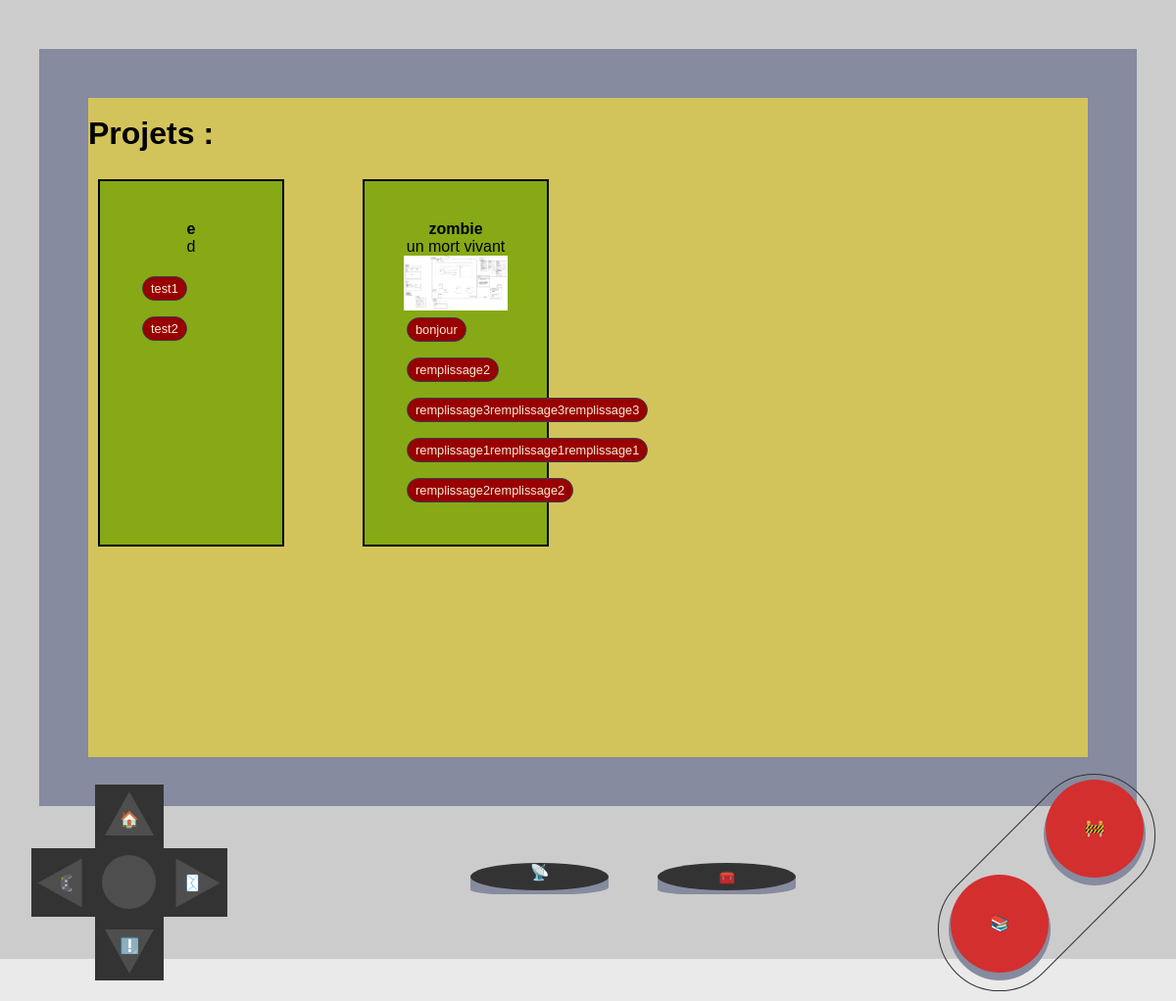
The app's page /projects.php with its own data.
### tables this page shows
CREATE TABLE project(
titre text,
description text,
lien text,
chemin_image text,
id_project integer primary key
);

CREATE TABLE tag(
titre text,
description text,
id_tag integer primary key
);

### core/View.php (called while the page is built, shortened)
<?php
final class View
{
  public static function render(string $template_name, array $data = []): string
  {
    $viewPath = __DIR__ . '/../www/partials/' . $template_name;
    return (string) ob_get_clean();
  }
}

### core/gestion_bdd.php (called while the page is built, shortened)
<?php
require "../model/gestionnaires.php";
class BDD {
    private static string $cheminDeLaBDD = '../data/database.db';
    static public function recupTagsDisponiblesDansBdd(){
        $connexionBaseDeDonnee = new SQLite3(BDD::$cheminDeLaBDD);
        $requete = "select * from tag";
        $resultat = $connexionBaseDeDonnee->query($requete);
        $gestionnaire = new M\GestionnaireTags();
        while ($row = $resultat->fetchArray(SQLITE3_ASSOC)) {
            $unTagDisponible = new M\Tag($row['id_tag'], $row['titre'], $row['description']);
            $gestionnaire->ajouterTag($unTagDisponible);
        }
        return $gestionnaire;
    }
    static public function recupRelationsTagsProjectsDansBdd(){
        $connexionBaseDeDonnee = new SQLite3(BDD::$cheminDeLaBDD);
        $requete = "select * from possede";
        $resultat = $connexionBaseDeDonnee->query($requete);
        $tableau = [];
        while ($row = $resultat->fetchArray(SQLITE3_ASSOC)) {
            $id_projet = $row["id_project"];
            $id_tag = $row["id_tag"];
            if (!isset($tableau[$id_projet])) {
                $tableau[$id_projet] = [];
            }
            $tableau[$id_projet][] = $id_tag;
        }
        return $tableau;
    }
    static public function recupProjectsDansBdd(){
        $gestionnaire = new M\GestionnaireProjects();
        $tableau_relation_projet_tag = BDD::recupRelationsTagsProjectsDansBdd();
        $gestionnaire_tags_disponibles = BDD::recupTagsDisponiblesDansBdd();
        foreach ($gestionnaire_tags_disponibles->donnerTags() as $tag_disponible) {
            $gestionnaire->ajouterTagsDisponibles($tag_disponible);
        }
        $connexionBaseDeDonnee = new SQLite3(BDD::$cheminDeLaBDD);
        $requete = "select * from project";
        $resultat = $connexionBaseDeDonnee->query($requete);
        while ($row = $resultat->fetchArray(SQLITE3_ASSOC)) {
            $unProject = new M\Project($row['id_project'], $row['titre'], $row['description'], $row["lien"], $row["chemin_image"]);
            if (isset($tableau_relation_projet_tag[$unProject->id])) {
                foreach ($tableau_relation_projet_tag[$unProject->id] as $id_tag_du_projet) {
                    $unProject->ajouterTags($id_tag_du_projet);
                }
            }
            $gestionnaire->ajouterProjects($unProject);
        }
        return $gestionnaire;
    }
}
?>

### model/gestionnaires.php (called while the page is built, shortened)
<?php
class Tag
{
    public function __construct($id, $titre, $description,)
    {
        $this->id = $id;
        $this->titre = $titre;
    }
}
class Project
{
    public $tags;
    public function __construct($id, $titre, $description, $lien, $chemin_image)
    {
        $this->id = $id;
        $this->titre = $titre;
        $this->description = $description;
        $this->lien = $lien;
        $this->chemin_image = $chemin_image;
        $this->tags = [];
    }
    public function ajouterTags($tag) {
        $this->tags[] = $tag;
    }
    public function recupererTags() {
        return $this->tags;
    }
}
class GestionnaireProjects
{
    private $projects = [];
    private $tags_disponibles = [];
    public function ajouterProjects($project) {
        $this->projects[] = $project;
    }
    public function ajouterTagsDisponibles($tag_disponible) {
        $this->tags_disponibles[] = $tag_disponible;
    }
    public function recupererProjects()
    {
        return $this->projects;
    }
    public function recupereTagDisponibleGraceAId($unId){
        foreach ($this->tags_disponibles as $tag) {
            if ($tag->id == $unId) {
                return $tag;
            }
        }
        return false;
    }
}
?>

### www/projects.php (the view, shortened to what this page needs)
<?php
require("../core/gestion_bdd.php");
require("../core/View.php");
$mode = "User";
$message_erreur = "";
$gestionnaireProject = BDD::recupProjectsDansBdd();
$barre_navigation = View::render("barre_bouton.php", ["mode" => $mode, "message_erreur" => $message_erreur]);
$barre_droite = View::render("barre_droite.php");
$barre_gauche = View::render("barre_gauche.php");
$barre_haut = View::render("barre_haut.php", ["mode" => $mode, "type" => "with_button"]);
?>
<!DOCTYPE html>
<html lang="fr">
<head>
  <link rel="stylesheet" href="style.css" />
</head>
<body>
  <?php echo $barre_haut; ?>
  <div class="layout">
    <?php echo $barre_gauche; ?>
    <main class="content">
      <div class="div-inside-content" style="height: auto; background-color: #d2c45b;">
        <br>
        <h1>Projets :</h1>
        <br>
        <div class="affichage_hobbies">
            <?php foreach ($gestionnaireProject->recupererProjects() as $projet): ?>
                <div class="boite_about_intro">
                    <strong><?= htmlspecialchars($projet->titre) ?></strong><br>
                    <?= nl2br(htmlspecialchars($projet->description)) ?><br>
                    <a href="<?= htmlspecialchars($projet->lien) ?>" target='_blank'>
                    <img src="<?= htmlspecialchars($projet->chemin_image) ?>" alt="" style="max-width:100%; height:auto;">
                    </a>
                    <div class="kpis">
                      <?php
                      foreach ($projet->recupererTags() as $id_tag) {
                        $tag_quon_veut_afficher = $gestionnaireProject->recupereTagDisponibleGraceAId($id_tag);
                        ?>
                        <span class="badge boite_tag">
                          <?= $tag_quon_veut_afficher->titre ?>
                        </span>
                        <?php
                      }
                      ?>
                    </div>
                </div>
            <?php endforeach; ?>
        </div>
      </div>
    </main>
    <?php echo $barre_droite; ?>
  </div>
  <?php echo $barre_navigation; ?>
</body>
</html>

### www/style.css (style rules this page uses)
* { box-sizing: border-box; margin: 0; padding: 0; }
body { font-family: Arial, sans-serif; background-color: #eaeaea; }
main { padding : 50px !important }
.kpis { display: flex; gap: 10px; flex-wrap: wrap; }
.kpis .badge, .kpis .badge-formulaire { background: #900 }
.badge, .badge-formulaire { display: inline-block; padding: 4px 8px; border-radius: 999px; font-size: 0.8rem; border: 1px solid #334155; color: antiquewhite; margin : 3px ; }
.layout { display: flex; }
.affichage_hobbies, .affichage_skills { display: grid; grid-template-columns: repeat(4, 0.25fr); gap: 5vw; justify-content: center; }
.affichage_hobbies>div { background-color: #87a915; padding: 40px; text-align: center; min-width: 0; margin:10px ; }
.content { flex-grow: 1; padding: 20px; background-color: #868B9F; }
.boite_tag { cursor: pointer; transition: box-shadow 0.2s ease, transform 0.2s ease; }
.boite_skill, .boite_about_intro { border: black solid 2px; }

### records on screen
project: titre "e", description "d"
tag: titre "test1"
tag: titre "test2"
project: titre "zombie", description "un mort vivant", chemin_image (picture)
tag: titre "bonjour"
tag: titre "remplissage2"
tag: titre "remplissage3remplissage3remplissage3"
tag: titre "remplissage1remplissage1remplissage1"
tag: titre "remplissage2remplissage2"
